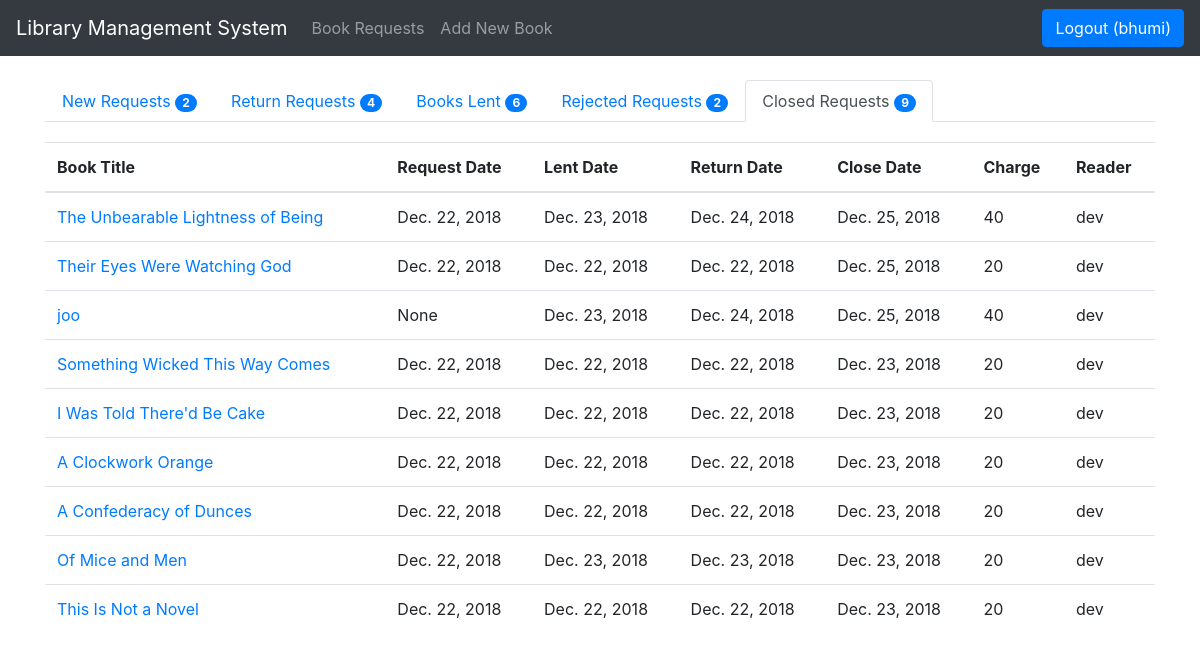
Screenshot of /library/books/manage_requests_close (signed in) with the database file from the repository.
### library/models.py (models this page shows, shortened)
class BookLendDetail(models.Model):
    book_status = (('p', 'pending'), ('l', 'lent'), ('r', 'returned'), ('c', 'closed'), ('n', 'rejected'))
    book = models.ForeignKey(Book, on_delete=models.SET_NULL, null=True)
    reader = models.ForeignKey(User, on_delete=models.SET_NULL, null=True, blank=True)
    request_date = models.DateField(null=True, blank=True)
    lent_date = models.DateField(null=True, blank=True)
    return_date = models.DateField(null=True, blank=True)
    close_date = models.DateField(null=True, blank=True)
    charge = models.IntegerField()
    status = models.CharField(max_length=1, choices = book_status, blank = True, default = 'p')

class Book(models.Model):
    numeric = RegexValidator(r'^[0-9]*$', 'Only  numeric characters are allowed.')
    book_status = (('a', 'available'), ('l', 'lent'))
    title = models.CharField(max_length=250)
    isbn = models.CharField('ISBN', max_length=13, help_text='13 Character ISBN number', validators=[numeric])
    description = models.TextField(max_length=500)
    price = models.IntegerField()
    total_quantity = models.IntegerField()
    quantity = models.IntegerField(default=1)
    status = models.CharField(max_length=1, choices = book_status, blank = True, default = 'a')
    author = models.ManyToManyField(Author)
    category = models.ManyToManyField(Category)
    def get_absolute_url(self):
        return reverse('book_detail', args=[str(self.id)])
    def display_category(self):
        return ', '.join(category.name for category in self.category.all()[:3])
    display_category.short_description = "Category"
    def display_author(self):
        return ', '.join(author.firstname for author in self.author.all()[:3])
    display_author.short_description = "Author"

### library/views.py (the view)
# urls.py: path('books/manage_requests_close', views.manage_requests_close, name='manage_requests_close'),
@login_required
def manage_requests_close(request):
    close_request_data = BookLendDetail.objects.filter(status = 'c').order_by("-close_date")
    context = manage_requests_count()
    paginator = Paginator(close_request_data, 10)
    page = request.GET.get('page')
    try:
        close_request_data = paginator.page(page)
    except PageNotAnInteger:
        close_request_data = paginator.page(1)
    except EmptyPage:
        close_request_data = paginator.page(paginator.num_pages)
    return render(request, 'manage_requests_close.html', {'close_request' : close_request_data, 'context': context})

### library/views.py (called while the page is built)
def manage_requests_count():
    p = BookLendDetail.objects.filter(status = 'p').order_by("-request_date")
    r = BookLendDetail.objects.filter(status = 'r').order_by("-return_date")
    l = BookLendDetail.objects.filter(status = 'l').order_by("-lent_date")
    c = BookLendDetail.objects.filter(status = 'c').order_by("-close_date")
    n = BookLendDetail.objects.filter(status = 'n').order_by("-close_date")
    context = {
        'p' : p.count,
        'r' : r.count,
        'l' : l.count,
        'c' : c.count,
        'n' : n.count
    }
    return context

### library/templates/manage_requests_close.html (shortened to what this page needs)
{% extends "base.html" %} {% block content %}
<ul class="nav nav-tabs">
  <li class="nav-item">
    <a class="nav-link" href="{% url 'manage_requests' %}">New Requests <span id="lcount" class="badge badge-primary badge-pill">{{ context.p  }}</span></a>
  </li>
  <li class="nav-item">
    <a class="nav-link" href="{% url 'manage_requests_return' %}">Return Requests <span id="rcount" class="badge badge-primary badge-pill">{{ context.r }}</span></a>
  </li>
  <li class="nav-item">
    <a class="nav-link" href="{% url 'manage_requests_lent' %}">Books Lent <span id="" class="badge badge-primary badge-pill">{{ context.l }}</span></a>
  </li>
  <li class="nav-item">
    <a class="nav-link" href="{% url 'manage_requests_rejected' %}">Rejected Requests <span id="" class="badge badge-primary badge-pill">{{ context.n }}</span></a>
  </li>
  <li class="nav-item">
      <a class="nav-link active" href="{% url 'manage_requests_close' %}">Closed Requests <span id="" class="badge badge-primary badge-pill">{{ context.c }}</span></a>
  </li>
</ul>
<table class="table req-table">
  <thead>
    {% if context.c > 0 %}
    <tr class="t_body2">
      <th scope="col">Book Title</th>
      <th scope="col">Request Date</th>
      <th scope="col">Lent Date</th>
      <th scope="col">Return Date</th>
      <th scope="col">Close Date</th>
      <th scope="col">Charge</th>
      <th scope="col">Reader</th>
    </tr>
    {% endif %}
  </thead>
  <tbody class="t_body2">
    {% for req in close_request %}
    <tr id="{{ req.id }}">
      <td>
        <a href="{{ req.book.get_absolute_url  }}">{{ req.book.title }}</a>
      </td>
      <td>{{ req.request_date }}</td>
      <td>{{ req.lent_date }}</td>
      <td>{{ req.return_date }}</td>
      <td>{{ req.close_date }}</td>
      <td>{{ req.charge }}</td>
      <td>{{ req.reader.username }}</td>
    </tr>
    {% endfor %}
  </tbody>
</table>
{% endblock %}

### library/templates/base.html (shortened to what this page needs)
<!DOCTYPE html> {% load staticfiles %}
<html lang="en">
<head>
  <link rel="stylesheet" href="https://stackpath.bootstrapcdn.com/bootstrap/4.1.3/css/bootstrap.min.css"
>
  <link rel="stylesheet" href="{% static 'css/styles.css' %}">
</head>
<body>
  <header>
    {% block header %}
    <nav class="navbar navbar-expand-lg navbar-dark bg-dark fixed-top">
      <a class="navbar-brand" href="{% url 'index' %}">Library Management System</a>
      <div class="collapse navbar-collapse" id="navbarsExampleDefault">
        <ul class="navbar-nav mr-auto">
          {% if user.is_authenticated %} {% if user.groups.all.0.name == 'Readers' %}
          <li class="nav-item">
            <a class="nav-link" href="{% url 'request_history' %}">My history</a>
          </li>
          {% else %}
          <li class="nav-item">
            <a class="nav-link" href="{% url 'manage_requests' %}">Book Requests</a>
          </li>
          <li class="nav-item">
            <a class="nav-link" href="{% url 'add_book' %}">Add New Book</a>
          </li>
          {% endif %} {% endif %}
        </ul>
        <form class="form-inline my-2 my-lg-0">
          {% if user.is_authenticated %}
          <a class="btn btn-primary" href="{% url 'logout' %}">Logout ({{ user.get_username }})</a>
          {% else %}
          <a class="btn btn-primary" href="{% url 'login' %}">Login</a>
          {% endif %}
        </form>
      </div>
    </nav>
    {% endblock %}
  </header>
  <main role="main" class="container">
    {% block content %} {% endblock %}
  </main>
</body>
</html>

### library/static/css/styles.css (style rules this page uses)
html { position: relative; min-height: 100%; }
body>.container { padding: 80px 15px 0; }
.req-table { margin-top: 20px; }

### rows the page displays
BookLendDetail: book "The Unbearable Lightness of Being", request_date "Dec. 22, 2018", lent_date "Dec. 23, 2018", return_date "Dec. 24, 2018", close_date "Dec. 25, 2018", charge "40", reader.username "dev"
BookLendDetail: book "Their Eyes Were Watching God", request_date "Dec. 22, 2018", lent_date "Dec. 22, 2018", return_date "Dec. 22, 2018", close_date "Dec. 25, 2018", charge "20", reader.username "dev"
BookLendDetail: book "joo", request_date "None", lent_date "Dec. 23, 2018", return_date "Dec. 24, 2018", close_date "Dec. 25, 2018", charge "40", reader.username "dev"
BookLendDetail: book "Something Wicked This Way Comes", request_date "Dec. 22, 2018", lent_date "Dec. 22, 2018", return_date "Dec. 22, 2018", close_date "Dec. 23, 2018", charge "20", reader.username "dev"
BookLendDetail: book "I Was Told There'd Be Cake", request_date "Dec. 22, 2018", lent_date "Dec. 22, 2018", return_date "Dec. 22, 2018", close_date "Dec. 23, 2018", charge "20", reader.username "dev"
BookLendDetail: book "A Clockwork Orange", request_date "Dec. 22, 2018", lent_date "Dec. 22, 2018", return_date "Dec. 22, 2018", close_date "Dec. 23, 2018", charge "20", reader.username "dev"
BookLendDetail: book "A Confederacy of Dunces", request_date "Dec. 22, 2018", lent_date "Dec. 22, 2018", return_date "Dec. 22, 2018", close_date "Dec. 23, 2018", charge "20", reader.username "dev"
BookLendDetail: book "Of Mice and Men", request_date "Dec. 22, 2018", lent_date "Dec. 23, 2018", return_date "Dec. 23, 2018", close_date "Dec. 23, 2018", charge "20", reader.username "dev"
BookLendDetail: book "This Is Not a Novel", request_date "Dec. 22, 2018", lent_date "Dec. 22, 2018", return_date "Dec. 22, 2018", close_date "Dec. 23, 2018", charge "20", reader.username "dev"

### other values shown
{{ user.get_username }} "bhumi"
{{ context.p }} "2"
{{ context.r }} "4"
{{ context.l }} "6"
{{ context.n }} "2"
{{ context.c }} "9"
